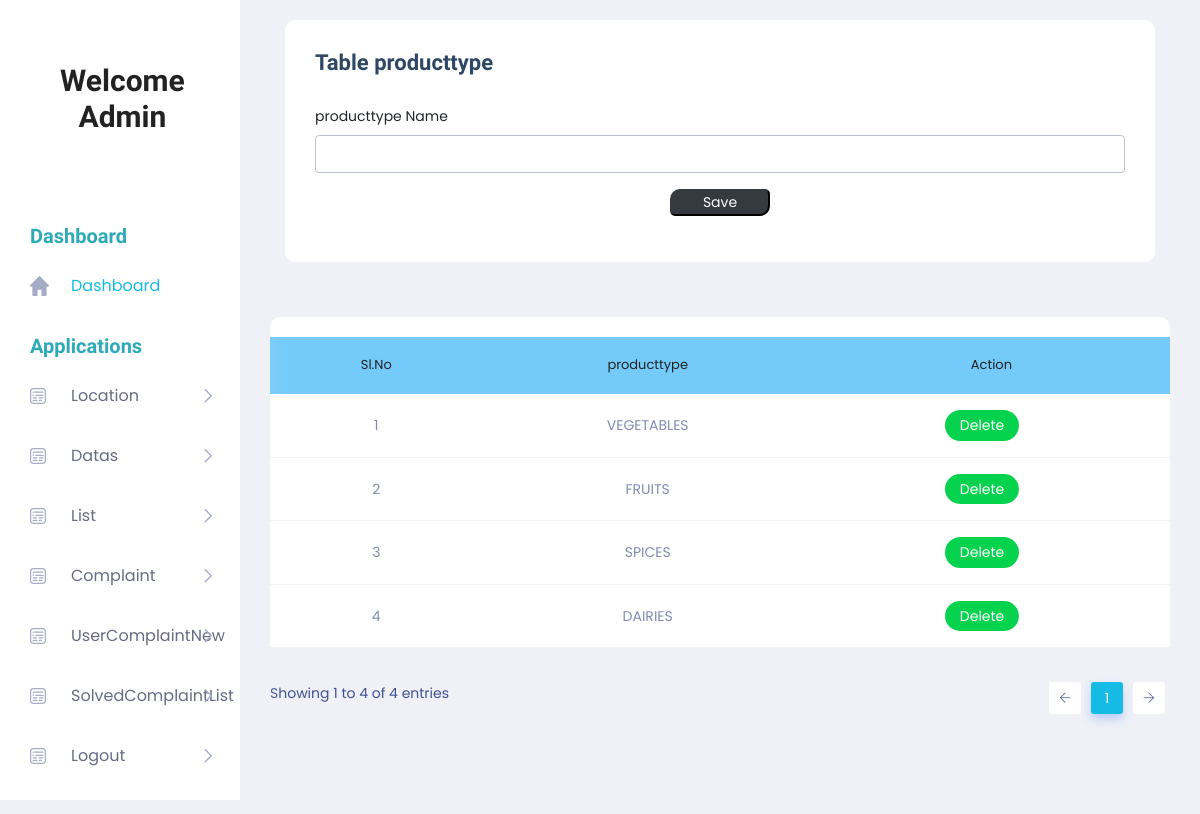
The app's page /Project/Admin/ProductType.php with its own data.
### tables this page shows
CREATE TABLE `tbl_producttype` (
  `producttype_id` int(11) NOT NULL,
  `producttype_name` varchar(100) NOT NULL
);

### Project/Admin/ProductType.php (the view, shortened to what this page needs)
<!DOCTYPE html PUBLIC "-//W3C//DTD XHTML 1.0 Transitional//EN" "http://www.w3.org/TR/xhtml1/DTD/xhtml1-transitional.dtd">
<html xmlns="http://www.w3.org/1999/xhtml">
<head>
</head>
<?php
include('Head.php');
?>
<body>
        <section class="main_content dashboard_part">
            <div class="main_content_iner ">
                <div class="container-fluid p-0">
                    <div class="row justify-content-center">
                        <div class="col-12">
                            <div class="QA_section">
                                <div class="white_box_tittle list_header">
                                    <div class="col-lg-12">
                                        <div class="white_box mb_30">
                                            <div class="box_header ">
                                                <div class="main-title">
                                                    <h3 class="mb-0" >Table producttype</h3>
                                                </div>
                                            </div>
                                            <form method="post">
                                                <div class="form-group">
                                                    <label for="txt_producttype">producttype Name</label>
                                                    <input required="" type="text" class="form-control" id="txt_producttype" name="txt_producttype" autocomplete="off" required>
                                                </div>
                                                <div class="form-group" align="center">
<input type="submit" class="btn-dark" style="width:100px; border-radius: 10px 5px " name="btn_save" value="Save" >
                                                </div>
                                            </form>
                                        </div>
                                    </div>
                                </div>
                                <div class="QA_table mb_30">
                                    <table class="table lms_table_active">
                                        <thead>
                                            <tr style="background-color: #74CBF9">
                                                <td align="center" scope="col">Sl.No</td>
                                                <td align="center" scope="col">producttype</td>
                                                <td align="center" scope="col">Action</td>
                                            </tr>
                                        </thead>
                                        <tbody>
                                            <?php
                                                $i = 0;
                                                $selQry = "select * from tbl_producttype";
                                                $rs = $Conn->query($selQry);
                                                while ($data = $rs->fetch_assoc()) {
                                                    $i++;
                                            ?>
                                            <tr>
                                                <td align="center"><?php echo $i;?></td>
                                                <td align="center"><?php echo $data["producttype_name"];?></td>
                                                <td align="center"><a href="Producttype.php?id=<?php echo $data["producttype_id"];?>" class="status_btn">Delete</a> &nbsp;&nbsp;&nbsp;&nbsp;
</td>                                            </tr>
                                            <?php
                                              }
                                            ?>
                                        </tbody>
                                    </table>
                                </div>
                            </div>
                        </div>
                    </div>
                </div>
            </div>
        </section>
        <?php
		include('Foot.php');
		?>
</body>
</html>

### records on screen
tbl_producttype: producttype_name "VEGETABLES"
tbl_producttype: producttype_name "FRUITS"
tbl_producttype: producttype_name "SPICES"
tbl_producttype: producttype_name "DAIRIES"
